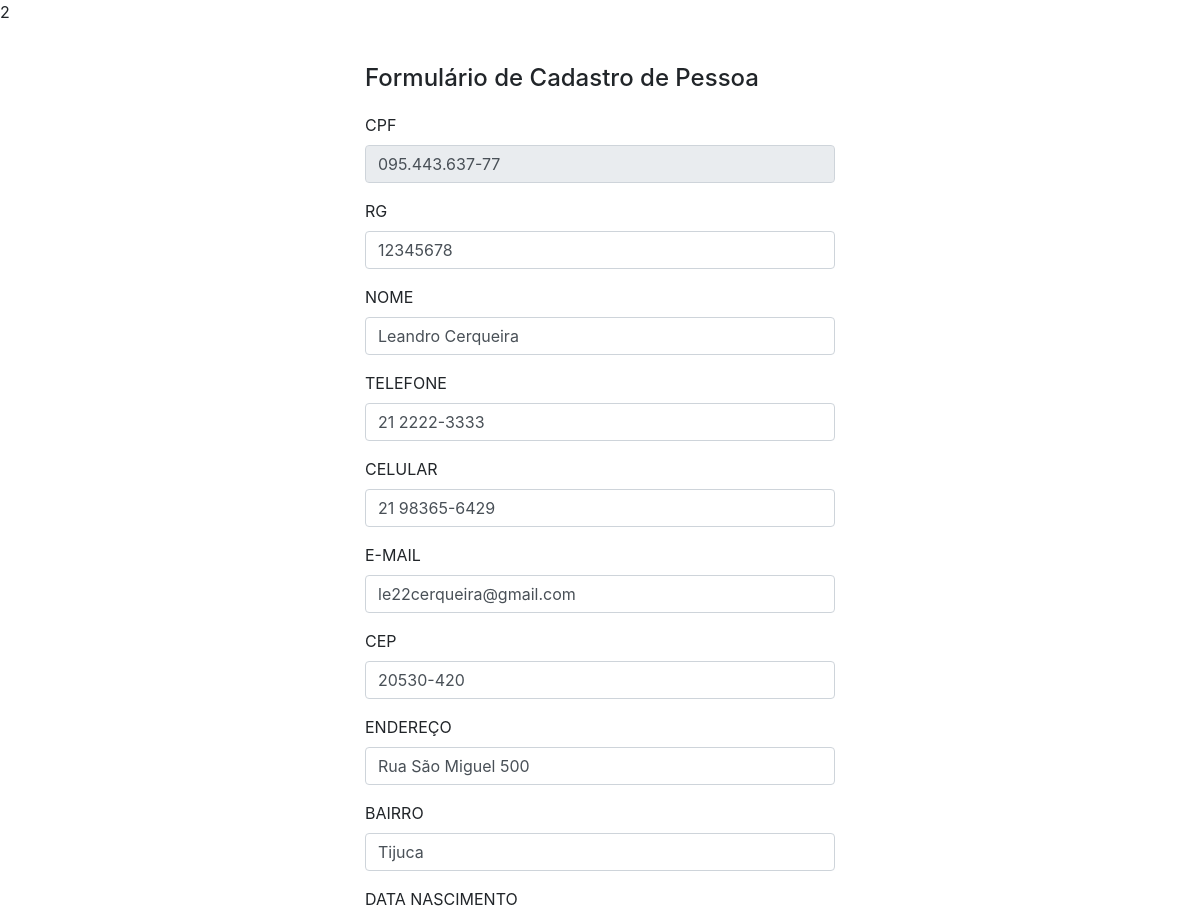
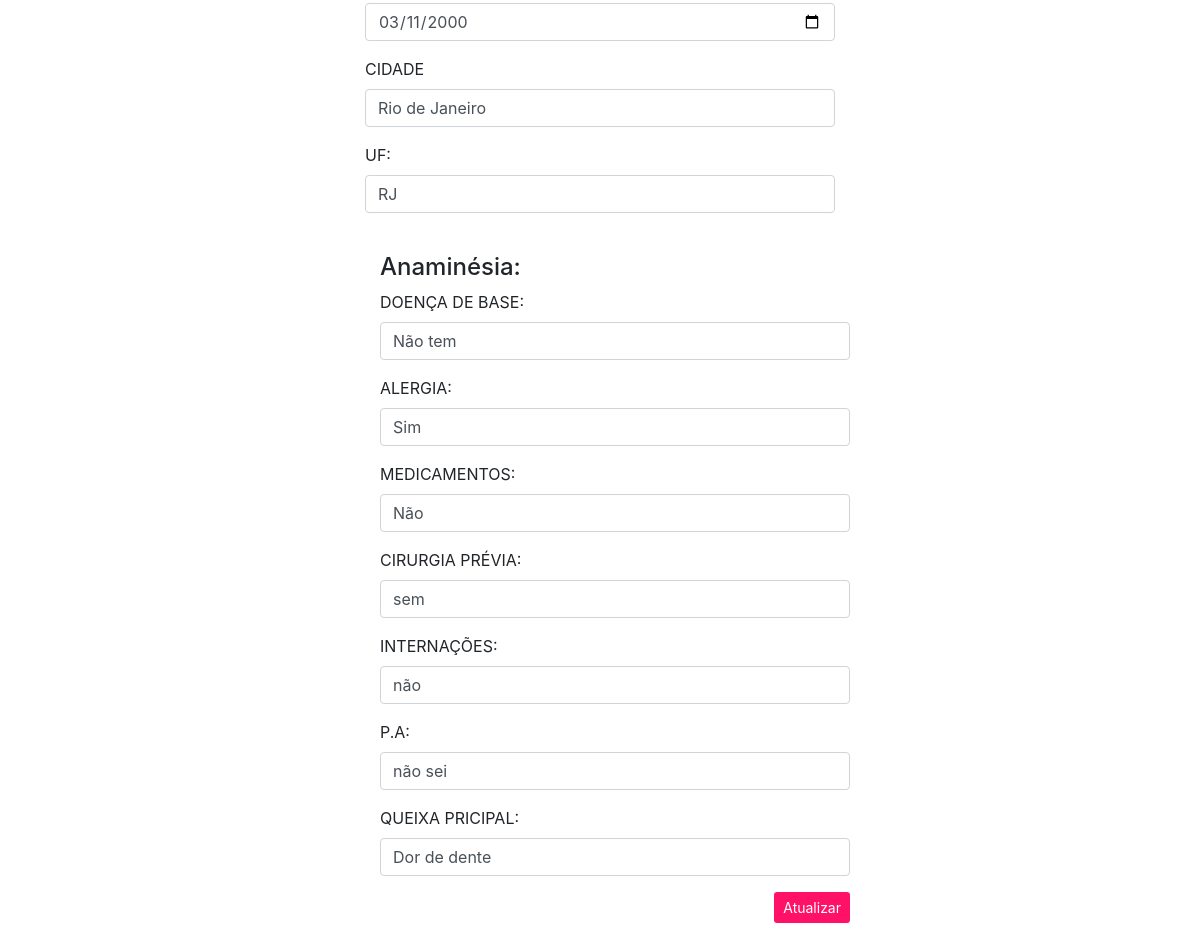
/editar_pessoa.php?id=2, run on the app's committed database (2 pictures, top to bottom).
### tables this page shows
CREATE TABLE `cadpessoa` (
  `id_pessoa` int(11) NOT NULL,
  `cpf` varchar(15) NOT NULL,
  `rg` varchar(15) NOT NULL,
  `nome` varchar(100) NOT NULL,
  `telefone` varchar(15) NOT NULL,
  `celular` varchar(15) NOT NULL,
  `email` varchar(50) NOT NULL,
  `cep` varchar(15) NOT NULL,
  `endereco` varchar(100) NOT NULL,
  `bairro` varchar(50) NOT NULL,
  `nascimento` date NOT NULL,
  `cidade` varchar(30) NOT NULL,
  `uf` varchar(5) DEFAULT NULL,
  `doencabase` varchar(255) DEFAULT NULL,
  `alergia` varchar(255) DEFAULT NULL,
  `medicamentos` varchar(255) DEFAULT NULL,
  `cirurgia` varchar(255) DEFAULT NULL,
  `internacoes` varchar(255) DEFAULT NULL,
  `pa` varchar(255) DEFAULT NULL,
  `queixaprinc` varchar(255) DEFAULT NULL
);

### editar_pessoa.php (the view, shortened to what this page needs)
<?php
include 'conexao.php';
echo $id = $_GET['id'];
?>
<!DOCTYPE html>
<html>
<head>
	<link rel="stylesheet" href="https://stackpath.bootstrapcdn.com/bootstrap/4.3.1/css/bootstrap.min.css">
</head>
<body>
	<div class="container" id="tamanhoContainer" style="margin-top: 40px">
		<h4>Formulário de Cadastro de Pessoa</h4>
		<form action="_cadastra_pessoa.php" method="post" style="margin-top: 20px" >
            <?php
            $sql = "SELECT * FROM `cadpessoa` WHERE id_pessoa = $id";
            $buscar = mysqli_query($conexao,$sql);
            while ($array = mysqli_fetch_array($buscar)) {
    			$cpf = $array['cpf'];
    			$rg = $array['rg'];
    			$nome = $array['nome'];
    			$telefone = $array['telefone'];
    			$celular = $array['celular'];
                $email = $array['email'];
                $cep = $array['cep'];
                $endereco = $array['endereco'];
                $bairro = $array['bairro'];
                $nascimento = $array['nascimento'];
                $cidade = $array['cidade'];
                $uf = $array['uf'];
                $doencabase = $array['doencabase'];
                $alergia = $array['alergia'];
                $medicamentos = $array['medicamentos'];
                $cirurgia = $array['cirurgia'];
                $internacoes = $array['internacoes'];
                $pa = $array['pa'];
                $queixaprinc = $array['queixaprinc'];
            ?>
  			<div class="form-group">
    			<label>CPF</label>
    			<input type="text" class="form-control" name="cpf" value="<?php echo $cpf ?>" disabled>
    		</div>
			<div class="form-group">
    			<label>RG</label>
    			<input type="text" class="form-control" name="rg" value="<?php echo $rg ?>">
    		</div>
    		<div class="form-group">
    			<label>NOME</label>
    			<input type="text" class="form-control" name="nome" value="<?php echo $nome ?>">
    		</div>
            <div class="form-group">
    			<label>TELEFONE</label>
    			<input type="text" class="form-control" name="telefone" value="<?php echo $telefone ?>">
    		</div>
            <div class="form-group">
    			<label>CELULAR</label>
    			<input type="text" class="form-control" name="celular" value="<?php echo $celular ?>">
    		</div>
            <div class="form-group">
    			<label>E-MAIL</label>
    			<input type="text" class="form-control" name="email" value="<?php echo $email ?>">
    		</div>
            <div class="form-group">
    			<label>CEP</label>
    			<input type="text" class="form-control" name="cep" value="<?php echo $cep ?>">
    		</div>
            <div class="form-group">
    			<label>ENDEREÇO</label>
    			<input type="text" class="form-control" name="endereco" value="<?php echo $endereco ?>">
    		</div>
            <div class="form-group">
    			<label>BAIRRO</label>
    			<input type="text" class="form-control" name="bairro" value="<?php echo $bairro ?>">
    		</div>
            <div class="form-group">
    			<label>DATA NASCIMENTO</label>
    			<input type="date" class="form-control" name="nascimento" value="<?php echo $nascimento ?>">
    		</div>
            <div class="form-group">
    			<label>CIDADE</label>
    			<input type="text" class="form-control" name="cidade" value="<?php echo $cidade ?>">
    		</div>
            <div class="form-group">
    			<label>UF:</label>
    			<input type="text" class="form-control" name="uf" value="<?php echo $uf ?>">
    		</div>
            <div class="container" id="tamanhoContainer" style="margin-top: 40px">
            <h4>Anaminésia: </h4>
            <div class="form-group">
    			<label>DOENÇA DE BASE:</label>
    			<input type="text" class="form-control" name="doencabase" value="<?php echo $doencabase ?>">
    		</div>
             <div class="form-group">
    			<label>ALERGIA:</label>
    			<input type="text" class="form-control" name="alergia" value="<?php echo $alergia ?>">
    		</div>
                <div class="form-group">
    			<label>MEDICAMENTOS:</label>
    			<input type="text" class="form-control" name="medicamentos" value="<?php echo $medicamentos ?>">
    		</div>
                <div class="form-group">
    			<label>CIRURGIA PRÉVIA:</label>
    			<input type="text" class="form-control" name="cirurgia" value="<?php echo $cirurgia ?>">
    		</div>
                <div class="form-group">
    			<label>INTERNAÇÕES:</label>
    			<input type="text" class="form-control" name="internacoes" value="<?php echo $internacoes ?>">
    		</div>
                <div class="form-group">
    			<label>P.A:</label>
    			<input type="text" class="form-control" name="pa" value="<?php echo $pa ?>">
    		</div>
                <div class="form-group">
    			<label>QUEIXA PRICIPAL:</label>
    			<input type="text" class="form-control" name="queixaprinc" value="<?php echo $queixaprinc ?>">
    		</div>
  			<div style="text-align: right;">
  				<button type="submit" id="botao" class="btn btn-sm">Atualizar</button>
  			</div>
            </div>
        <?php }  ?>
    	</form>
	</div>
</body>
</html>

### editar_pessoa.php (style rules this page uses)
#tamanhoContainer { width: 500px; }
#botao { background-color: #FF1168; color: #ffffff; }

### data on the page
cadpessoa: cpf "095.443.637-77", rg "12345678", nome "Leandro Cerqueira", telefone "21 2222-3333", celular "21 98365-6429", email "le22cerqueira@gmail.com", cep "20530-420", endereco "Rua São Miguel 500", bairro "Tijuca", nascimento "03/11/2000", cidade "Rio de Janeiro", uf "RJ", doencabase "Não tem", alergia "Sim", medicamentos "Não", cirurgia "sem", internacoes "não", pa "não sei", queixaprinc "Dor de dente"
